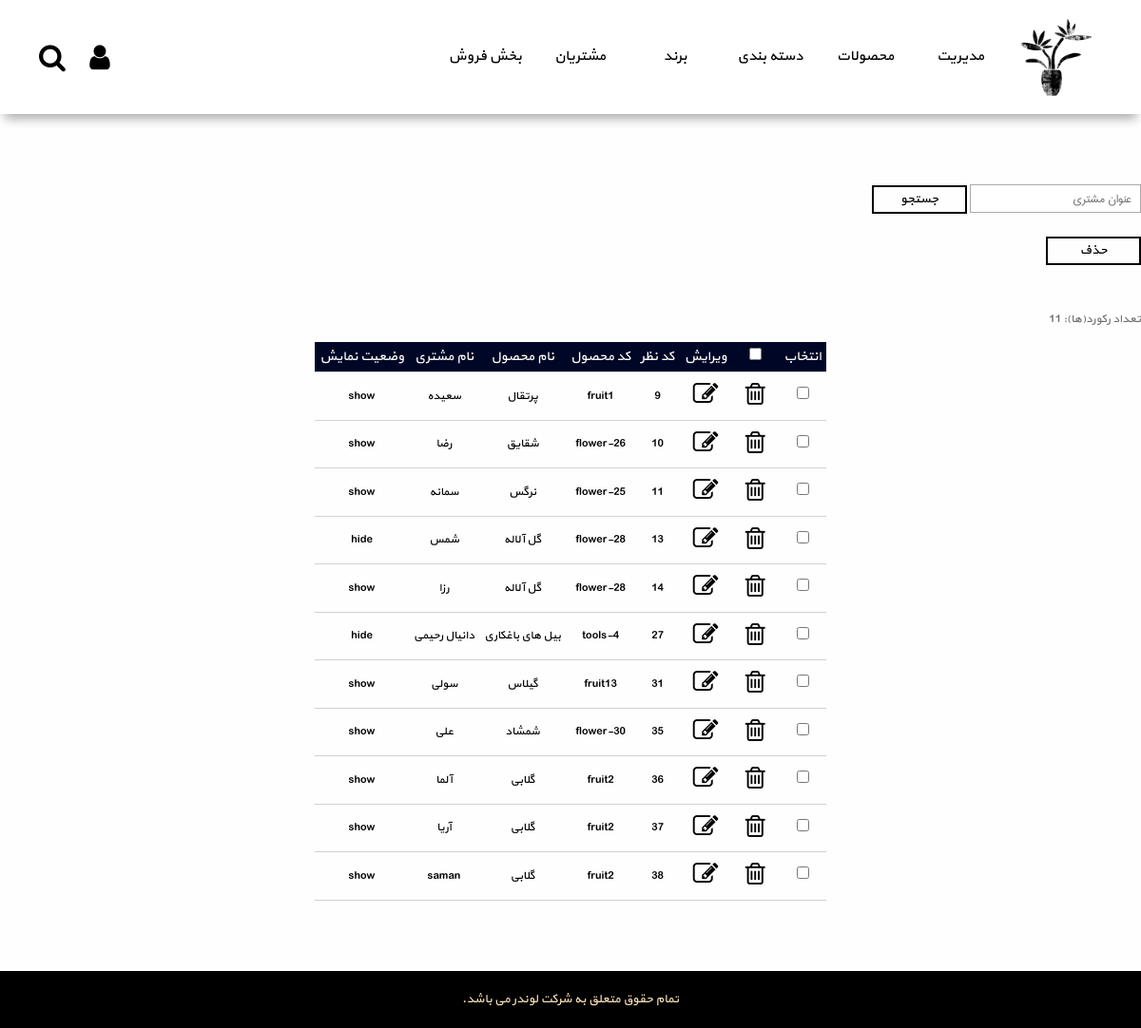
The app's page /admin/product_comment_view.php (signed in) with its own data.
### tables this page shows
CREATE TABLE IF NOT EXISTS `pcomments` (
  `comment_id` int(11) NOT NULL,
  `comment_product_id` varchar(11) NOT NULL,
  `comment_customer_id` int(11) NOT NULL,
  `comment_customer_name` varchar(50) NOT NULL,
  `comment_desc` varchar(1000) NOT NULL,
  `comment_rating1` decimal(2,1) DEFAULT NULL,
  `comment_rating2` decimal(2,1) DEFAULT NULL,
  `comment_rating3` decimal(2,1) DEFAULT NULL,
  `comment_state` varchar(4) NOT NULL DEFAULT 'hide'
);

CREATE TABLE IF NOT EXISTS `products` (
  `product_id` varchar(20) NOT NULL,
  `cat_id` varchar(20) NOT NULL,
  `brand_id` varchar(20) NOT NULL,
  `product_name` varchar(50) NOT NULL,
  `product_title` varchar(50) NOT NULL,
  `product_width` varchar(15) DEFAULT NULL,
  `product_height` varchar(15) DEFAULT NULL,
  `product_depth` varchar(15) DEFAULT NULL,
  `product_weight` varchar(6) DEFAULT NULL,
  `product_color` varchar(15) DEFAULT NULL,
  `product_capacity` varchar(15) DEFAULT NULL,
  `product_size` varchar(11) DEFAULT NULL,
  `product_qty` int(10) DEFAULT NULL,
  `product_price` varchar(9) NOT NULL,
  `product_warranty` varchar(50) DEFAULT NULL,
  `product_exist` tinyint(1) NOT NULL,
  `product_date` varchar(10) DEFAULT NULL,
  `product_desc` varchar(20000) DEFAULT NULL,
  `product_extra` varchar(50) DEFAULT NULL,
  `product_pic` varchar(50) NOT NULL DEFAULT 'default_product.png',
  `product_rate` decimal(2,1) DEFAULT NULL
);

### admin/product_comment_view.php (the view, shortened to what this page needs)
<!doctype html>
<?php
require_once('../include/connect.php');
$sql = "SELECT product_title,product_id,comment_customer_name,comment_id,comment_state FROM pcomments INNER JOIN products ON pcomments.comment_product_id=products.product_id ";
$stmt = $con->query($sql);
$rowCount = $stmt->rowCount();
?>
<html lang="fa">
<head>
</head>
<body>
<?php require_once("header.php"); ?>
<div class="container">
    <br/>
    <div>
        <form name="search-form" action="<?php echo htmlspecialchars($_SERVER['PHP_SELF']); ?>" method="post">
            <input type="search" name="search" id="search" placeholder="عنوان مشتری">
            <input type="submit" value="جستجو">
        </form>
    </div>
    <br>
    <div>
        <form id="delete-checkbox-form" name="delete-checkbox-form"
              action="<?php echo htmlspecialchars($_SERVER['PHP_SELF']); ?>" method="post">
            <input id="delete-sub" name="delete-sub" type="submit" value="حذف">
        </form>
    </div>
    <br/>
    <table id="table-list">
        <tr>
            <td>انتخاب</td>
            <td><input type="checkbox" onchange="checkAll(this)" name="delete-checkbox[]"/></td>
            <td>ویرایش</td>
            <td>کد نظر</td>
            <td>کد محصول</td>
            <td>نام محصول</td>
            <td>نام مشتری</td>
            <td>وضعیت نمایش</td>
        </tr>
        <?php
        echo '<br><div class="info">تعداد رکورد(ها): ' . $rowCount . '</div>';
        while ($row = $stmt->fetchObject()) {
            echo '<tr>';
            echo '<td><input form="delete-checkbox-form" type="checkbox" name="delete-checkbox[]" value="' . $row->comment_id . '" /></td>';
            echo '<td><button  class="little-image" form="delete-checkbox-form" name="delete-field" value="' . $row->comment_id . '"><i class=" table-icon color-light-blue ">&#xf014;</i></button></td>';
            echo '<td><button  class="little-image" form="edit-form" name="edit-field" value="' . $row->comment_id . '"><i class="table-icon color-light-blue ">&#xf044;</i></button></td>';
            echo '<a>';
            echo '<td>' . $row->comment_id . '</td>';
            echo '<td>' . $row->product_id . '</td>';
            echo '<td>' . $row->product_title . '</td>';
            echo '<td>' . $row->comment_customer_name . '</td>';
            echo '<td>' . $row->comment_state . '</td>';
            echo '</a>';
        }
        echo '</table>';
        echo '</div>';
        ?>
        <?php require_once('footer.php'); ?>
</body>
</html>

### template/template1/css/admin_main.css (style rules this page uses)
* { margin: 0; padding: 0; font-family: 'yekan'; color: rgba(12, 19, 42, 0.71); }
html { direction: rtl; }
body { background-color: #fefefe; }
a { text-decoration: none; color: #0781c1; }
.info { color: #6e6e6e; font-size: 12px; }
.table-icon { font: normal normal normal 14px/1 FontAwesome; color: black; font-size: 2em; }
.little-image { width: 40px; height: 40px; }
button { border: none; background-color: transparent; cursor: pointer; }
.container { width: 1200px; margin: 50px auto 60px auto; overflow: auto; }

### template/template1/css/table.css (style rules this page uses)
table { border-spacing: 4px; border-collapse: collapse; margin: 15px auto; }
table > tbody > tr:first-child > td { font-size: 14px; background-color: #000625; color: white; }
td { padding: 5px; font-size: 12px; text-align: center; font-family: 'yekan'; color: black; border-bottom: 1px solid #d2d2d2; }
a { cursor: pointer; }

### template/template1/css/list.css (style rules this page uses)
input[type=submit] { box-sizing: border-box; cursor: pointer; text-shadow: 0 1px 0 #fff; border: 2px solid black; transition: all 0.4s ease; width: 100px; height: 30px; background: none; color: black; }
input[type=search], input[type=text] { width: 180px; height: 30px; font-size: 15px; border: none; box-shadow: 0px 0px 0px 1px #aaa inset; padding: 5px 10px; box-sizing: border-box; font-family: iran_sans; }

### records on screen
pcomments: comment_id "9", products.product_id "fruit1", products.product_title "پرتقال", comment_customer_name "سعیده", comment_state "show"
pcomments: comment_id "10", products.product_id "flower-26", products.product_title "شقایق", comment_customer_name "رضا", comment_state "show"
pcomments: comment_id "11", products.product_id "flower-25", products.product_title "نرگس", comment_customer_name "سمانه", comment_state "show"
pcomments: comment_id "13", products.product_id "flower-28", products.product_title "گل آلاله", comment_customer_name "شمس", comment_state "hide"
pcomments: comment_id "14", products.product_id "flower-28", products.product_title "گل آلاله", comment_customer_name "رزا", comment_state "show"
pcomments: comment_id "27", products.product_id "tools-4", products.product_title "بیل های باغکاری", comment_customer_name "دانیال رحیمی", comment_state "hide"
pcomments: comment_id "31", products.product_id "fruit13", products.product_title "گیلاس", comment_customer_name "سولی", comment_state "show"
pcomments: comment_id "35", products.product_id "flower-30", products.product_title "شمشاد", comment_customer_name "علی", comment_state "show"
pcomments: comment_id "36", products.product_id "fruit2", products.product_title "گلابی", comment_customer_name "آلما", comment_state "show"
pcomments: comment_id "37", products.product_id "fruit2", products.product_title "گلابی", comment_customer_name "آریا", comment_state "show"
pcomments: comment_id "38", products.product_id "fruit2", products.product_title "گلابی", comment_customer_name "saman", comment_state "show"

### other values on screen
$rowCount "11"
